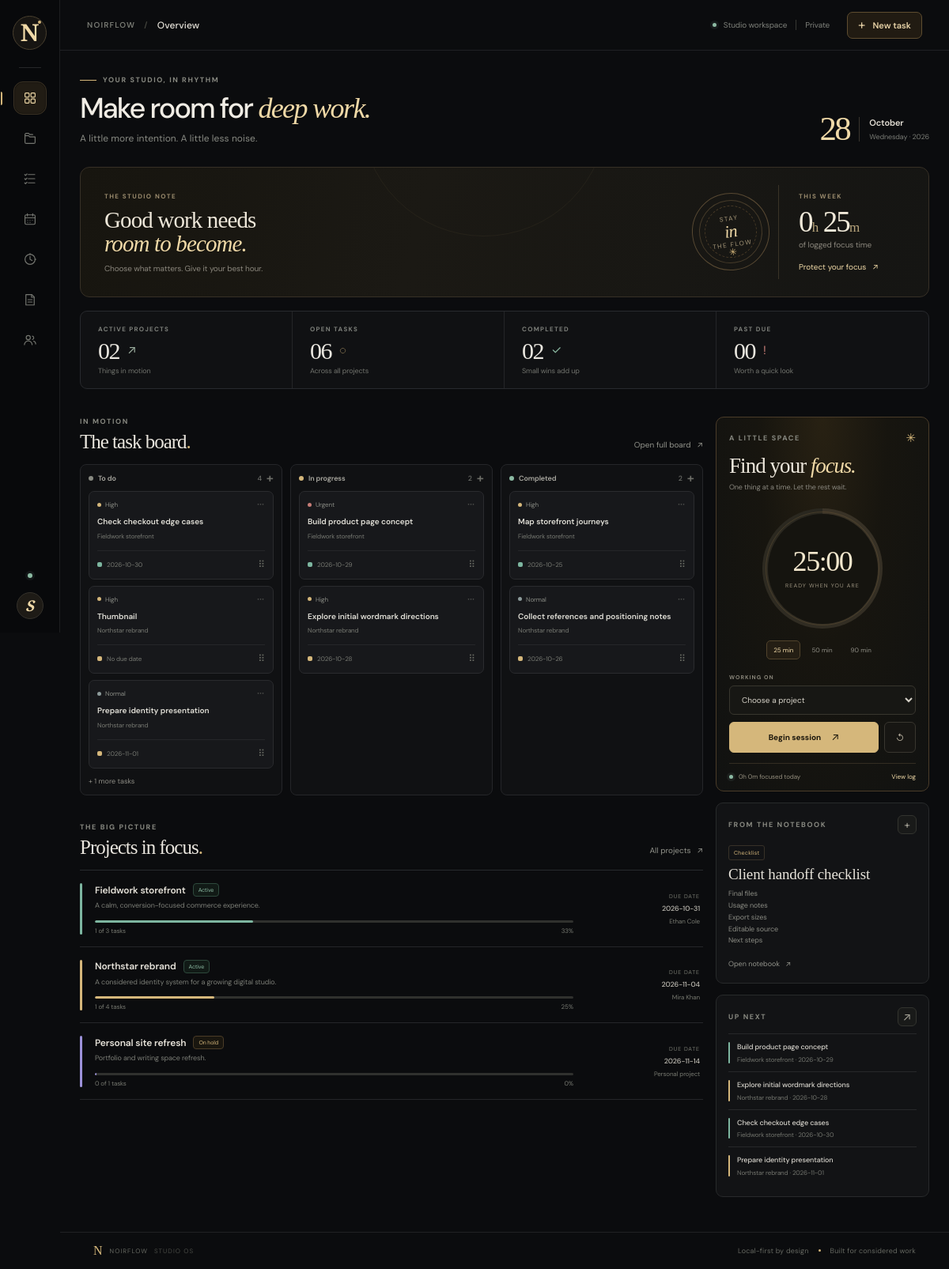
The page / on the database its author committed.
### tables this page shows
CREATE TABLE tasks (
                id INTEGER PRIMARY KEY AUTOINCREMENT,
                project_id INTEGER,
                title TEXT NOT NULL,
                description TEXT NOT NULL DEFAULT '',
                status TEXT NOT NULL DEFAULT 'todo' CHECK(status IN ('todo','in_progress','done')),
                priority TEXT NOT NULL DEFAULT 'Normal' CHECK(priority IN ('Low','Normal','High','Urgent')),
                due_date TEXT,
                created_at TEXT NOT NULL DEFAULT CURRENT_TIMESTAMP,
                FOREIGN KEY(project_id) REFERENCES projects(id) ON DELETE SET NULL
            );

CREATE TABLE projects (
                id INTEGER PRIMARY KEY AUTOINCREMENT,
                name TEXT NOT NULL,
                client_id INTEGER,
                description TEXT NOT NULL DEFAULT '',
                status TEXT NOT NULL DEFAULT 'Active' CHECK(status IN ('Active','On hold','Completed')),
                priority TEXT NOT NULL DEFAULT 'Normal' CHECK(priority IN ('Low','Normal','High','Urgent')),
                due_date TEXT,
                budget REAL NOT NULL DEFAULT 0,
                color TEXT NOT NULL DEFAULT '#c9a873',
                created_at TEXT NOT NULL DEFAULT CURRENT_TIMESTAMP,
                FOREIGN KEY(client_id) REFERENCES clients(id) ON DELETE SET NULL
            );

CREATE TABLE clients (
                id INTEGER PRIMARY KEY AUTOINCREMENT,
                name TEXT NOT NULL,
                company TEXT NOT NULL DEFAULT '',
                email TEXT NOT NULL DEFAULT '',
                created_at TEXT NOT NULL DEFAULT CURRENT_TIMESTAMP
            );

CREATE TABLE notes (
                id INTEGER PRIMARY KEY AUTOINCREMENT,
                title TEXT NOT NULL,
                body TEXT NOT NULL DEFAULT '',
                tag TEXT NOT NULL DEFAULT 'Personal',
                created_at TEXT NOT NULL DEFAULT CURRENT_TIMESTAMP
            );

### app.py (the view)
@app.route("/")
def index():
    view = request.args.get("view", "overview")
    if view not in ALLOWED_VIEWS:
        view = "overview"
    data = page_data()
    return render_template("index.html", current_view=view, today=date.today(), **data)

### app.py (called while the page is built)
def rows_as_dicts(rows):
    return [dict(row) for row in rows]

### database.py (called while the page is built)
@contextmanager
def get_db():
    connection = sqlite3.connect(DATABASE_PATH)
    connection.row_factory = sqlite3.Row
    connection.execute("PRAGMA foreign_keys = ON")
    try:
        yield connection
        connection.commit()
    except Exception:
        connection.rollback()
        raise
    finally:
        connection.close()

### templates/index.html (shortened to what this page needs)
<!doctype html>
<html lang="en">
<head>
  <link rel="stylesheet" href="{{ url_for('static', filename='css/style.css') }}">
</head>
<body data-initial-view="{{ current_view }}">
<div class="app-shell">
  <aside class="rail" aria-label="Main navigation">
    <button class="brand-mark" data-nav="overview" aria-label="NoirFlow home"><span>N</span><i></i></button>
    <div class="rail-rule"></div>
    <nav class="rail-nav">
      <button class="rail-link {% if current_view == 'overview' %}active{% endif %}" data-nav="overview" title="Overview" aria-label="Overview">
        <svg viewBox="0 0 24 24"><rect x="3.5" y="3.5" width="7" height="7" rx="1.5"/><rect x="13.5" y="3.5" width="7" height="7" rx="1.5"/><rect x="3.5" y="13.5" width="7" height="7" rx="1.5"/><rect x="13.5" y="13.5" width="7" height="7" rx="1.5"/></svg><span class="rail-tooltip">Overview</span>
      </button>
      <button class="rail-link {% if current_view == 'projects' %}active{% endif %}" data-nav="projects" title="Projects" aria-label="Projects">
        <svg viewBox="0 0 24 24"><path d="M3.5 7.5h6l2 2h9v9a2 2 0 0 1-2 2h-13a2 2 0 0 1-2-2z"/><path d="M3.5 7.5v-2a2 2 0 0 1 2-2h4l2 2h5"/></svg><span class="rail-tooltip">Projects</span>
      </button>
      <button class="rail-link {% if current_view == 'tasks' %}active{% endif %}" data-nav="tasks" title="Tasks" aria-label="Tasks">
        <svg viewBox="0 0 24 24"><path d="M9 5h11M9 12h11M9 19h11"/><path d="m3 5 1.4 1.4L6.8 4M3 12l1.4 1.4L6.8 11M3 19l1.4 1.4L6.8 18"/></svg><span class="rail-tooltip">Tasks</span>
      </button>
      <button class="rail-link {% if current_view == 'calendar' %}active{% endif %}" data-nav="calendar" title="Calendar" aria-label="Calendar">
        <svg viewBox="0 0 24 24"><rect x="3.5" y="5" width="17" height="16" rx="2"/><path d="M7.5 3v4M16.5 3v4M3.5 10h17M8 14h.01M12 14h.01M16 14h.01M8 17.5h.01M12 17.5h.01"/></svg><span class="rail-tooltip">Calendar</span>
      </button>
      <button class="rail-link {% if current_view == 'focus' %}active{% endif %}" data-nav="focus" title="Focus" aria-label="Focus">
        <svg viewBox="0 0 24 24"><circle cx="12" cy="12" r="8.5"/><path d="M12 7v5l3.5 2M12 2v2M22 12h-2"/></svg><span class="rail-tooltip">Focus</span>
      </button>
      <button class="rail-link {% if current_view == 'notes' %}active{% endif %}" data-nav="notes" title="Notes" aria-label="Notes">
        <svg viewBox="0 0 24 24"><path d="M5 3.5h10l4 4V21H5z"/><path d="M14.5 3.5V8H19M8.5 12h7M8.5 16h7"/></svg><span class="rail-tooltip">Notes</span>
      </button>
      <button class="rail-link {% if current_view == 'clients' %}active{% endif %}" data-nav="clients" title="Clients" aria-label="Clients">
        <svg viewBox="0 0 24 24"><circle cx="9" cy="8" r="3.5"/><path d="M2.5 20a6.5 6.5 0 0 1 13 0M16 5.5a3 3 0 0 1 0 5.8M18 14a5 5 0 0 1 3.5 4.8"/></svg><span class="rail-tooltip">Clients</span>
      </button>
    </nav>
    <div class="rail-bottom">
      <span class="rail-live" title="Local workspace is ready"></span>
      <span class="rail-avatar" title="Studio workspace">S</span>
    </div>
  </aside>
  <div class="main-shell">
    <header class="topbar">
      <div class="crumbs"><span>NOIRFLOW</span><span class="crumb-slash">/</span><strong id="crumbCurrent">Overview</strong></div>
      <div class="topbar-right">
        <div class="local-status"><span class="status-dot"></span><span>Studio workspace</span><span>Private</span></div>
        <button class="topbar-add" data-open-modal="taskModal"><span>+</span> New task</button>
      </div>
    </header>
    <main class="main-content">
      <section class="page-view {% if current_view == 'overview' %}view-active{% endif %}" data-view="overview">
        <div class="welcome-row">
          <div>
            <div class="eyebrow"><span class="eyebrow-line"></span> YOUR STUDIO, IN RHYTHM</div>
            <h1>Make room for <em>deep work.</em></h1>
            <p class="subhead">A little more intention. A little less noise.</p>
          </div>
          <div class="date-ornament"><span class="date-day">{{ today.strftime('%d') }}</span><span class="date-meta"><b>{{ today.strftime('%B') }}</b><small>{{ today.strftime('%A') }} · {{ today.strftime('%Y') }}</small></span></div>
        </div>
        <div class="hero-strip">
          <div class="hero-copy"><span class="hero-overline">THE STUDIO NOTE</span><p>Good work needs<br><i>room to become.</i></p><span class="hero-small">Choose what matters. Give it your best hour.</span></div>
          <div class="hero-seal"><span>STAY</span><b>in</b><span>THE FLOW</span><i>✳</i></div>
          <div class="hero-right"><span class="hero-overline">THIS WEEK</span><strong>{{ (focus_week // 60) }}<small>h</small> {{ (focus_week % 60) }}<small>m</small></strong><span class="hero-small">of logged focus time</span><button class="text-link" data-nav="focus">Protect your focus <span>↗</span></button></div>
        </div>
        <div class="metric-strip">
          <div class="metric"><span class="metric-label">ACTIVE PROJECTS</span><div class="metric-value">{{ '%02d'|format(stats.active_projects) }}<span class="metric-glyph">↗</span></div><span class="metric-foot">Things in motion</span></div>
          <div class="metric"><span class="metric-label">OPEN TASKS</span><div class="metric-value">{{ '%02d'|format(stats.open_tasks) }}<span class="metric-glyph gold">◌</span></div><span class="metric-foot">Across all projects</span></div>
          <div class="metric"><span class="metric-label">COMPLETED</span><div class="metric-value">{{ '%02d'|format(stats.done_tasks) }}<span class="metric-glyph green">✓</span></div><span class="metric-foot">Small wins add up</span></div>
          <div class="metric"><span class="metric-label">PAST DUE</span><div class="metric-value">{{ '%02d'|format(stats.overdue_tasks) }}<span class="metric-glyph red">!</span></div><span class="metric-foot">Worth a quick look</span></div>
        </div>
        <div class="overview-grid">
          <div class="overview-main">
            <div class="section-heading"><div><span class="section-overline">IN MOTION</span><h2>The task board<span class="heading-period">.</span></h2></div><button class="quiet-link" data-nav="tasks">Open full board <span>↗</span></button></div>
            <div class="kanban-board">
              {% set columns = [('todo','To do','tasks-pending'),('in_progress','In progress','tasks-doing'),('done','Completed','tasks-done')] %}
              {% for status, label, column_key in columns %}
                <div class="kanban-column" data-drop-status="{{ status }}">
                  <div class="kanban-head"><span class="column-dot {{ status }}"></span><span>{{ label }}</span><b>{{ tasks|selectattr('status','equalto',status)|list|length }}</b><button class="column-menu" type="button" title="Add task" data-open-modal="taskModal">+</button></div>
                  <div class="task-stack">
                    {% for task in tasks if task.status == status %}
                      {% if loop.index <= 3 %}
                      <article class="task-card" draggable="true" data-task-id="{{ task.id }}">
                        <div class="task-card-top"><span class="priority-mark {{ task.priority|lower }}"></span><span>{{ task.priority }}</span><button class="task-more" type="button" title="Delete task" data-delete-task="{{ task.id }}">···</button></div>
                        <h3>{{ task.title }}</h3>
                        <p>{{ task.project_name or 'Personal workspace' }}</p>
                        <div class="task-card-foot"><span class="project-mini-dot" style="--project-color:{{ task.project_color or '#8b8f9d' }}"></span><time class="due-label ">{{ task.due_date or 'No due date' }}</time><span class="task-grab">⠿</span></div>
                      </article>
                      {% endif %}
                    {% endfor %}
                  </div>
                  {% if tasks|selectattr('status','equalto',status)|list|length > 3 %}<button class="show-more" data-nav="tasks">+ {{ tasks|selectattr('status','equalto',status)|list|length - 3 }} more tasks</button>{% endif %}
                </div>
              {% endfor %}
            </div>
            <div class="section-heading projects-heading"><div><span class="section-overline">THE BIG PICTURE</span><h2>Projects in focus<span class="heading-period">.</span></h2></div><button class="quiet-link" data-nav="projects">All projects <span>↗</span></button></div>
            <div class="project-spotlight-list">
              {% for project in projects if project.status != 'Completed' %}
                <article class="project-spotlight" style="--project-color:{{ project.color }}">
                  <div class="project-spotlight-marker"></div>
                  <div class="project-spotlight-main"><div class="project-spotlight-title"><h3>{{ project.name }}</h3><span class="status-tag {{ project.status|lower|replace(' ','-') }}">{{ project.status }}</span></div><p>{{ project.description or 'No project notes yet.' }}</p><div class="progress-track"><span style="width:{{ project.progress }}%"></span></div><div class="progress-caption"><span>{{ project.completed_count }} of {{ project.task_count }} tasks</span><span>{{ project.progress }}%</span></div></div>
                  <div class="project-spotlight-side"><span class="project-due-kicker">DUE DATE</span><b>{{ project.due_date or 'Not set' }}</b><span class="project-client">{{ project.client_name or 'Personal project' }}</span></div>
                </article>
              {% else %}<div class="empty-inline">No active projects yet. <button class="text-link" data-open-modal="projectModal">Create one ↗</button></div>{% endfor %}
            </div>
          </div>
          <aside class="overview-side">
            <section class="focus-panel">
              <div class="focus-panel-header"><span class="section-overline">A LITTLE SPACE</span><span class="focus-spark">✳</span></div>
              <h2>Find your <em>focus.</em></h2><p>One thing at a time. Let the rest wait.</p>
              <div class="timer-ring" id="timerRing"><div class="timer-inner"><span id="timerDisplay">25:00</span><small id="timerStatus">READY WHEN YOU ARE</small></div></div>
              <div class="timer-presets"><button class="timer-preset active" data-minutes="25">25 min</button><button class="timer-preset" data-minutes="50">50 min</button><button class="timer-preset" data-minutes="90">90 min</button></div>
              <label class="timer-project-label" for="focusProject">WORKING ON</label><select id="focusProject" class="dark-select"><option value="">Choose a project</option></select>
              <div class="timer-buttons"><button id="timerStart" class="gold-button">Begin session <span>↗</span></button><button id="timerReset" class="ghost-button" type="button" aria-label="Reset timer">↺</button></div>
              <div class="timer-foot"><span><span class="status-dot"></span> {{ (focus_today // 60) }}h {{ (focus_today % 60) }}m focused today</span><button class="text-link" data-nav="focus">View log</button></div>
            </section>
            <section class="side-note-panel"><div class="side-note-heading"><span class="section-overline">FROM THE NOTEBOOK</span><button class="tiny-plus" type="button" data-open-modal="noteModal" aria-label="Add note">+</button></div>
              {% if notes %}<span class="note-tag">{{ notes[0].tag }}</span><h3>{{ notes[0].title }}</h3><p>{{ notes[0].body[:150] }}{% if notes[0].body|length > 150 %}…{% endif %}</p><button class="quiet-link" data-nav="notes">Open notebook <span>↗</span></button>{% else %}<p>Your next good idea goes here.</p><button class="quiet-link" data-open-modal="noteModal">Write a note <span>↗</span></button>{% endif %}
            </section>
            <section class="upcoming-panel"><div class="side-note-heading"><span class="section-overline">UP NEXT</span><button class="tiny-plus" type="button" data-nav="calendar">↗</button></div>
              {% for task in due_soon[:4] %}<div class="upcoming-item"><span class="upcoming-line" style="--project-color:{{ task.project_color or '#d5b77b' }}"></span><div><b>{{ task.title }}</b><small>{{ task.project_name or 'Personal' }} · {{ task.due_date }}</small></div></div>{% else %}<p class="muted-small">No deadlines in the next seven days. Keep that breathing room.</p>{% endfor %}
            </section>
          </aside>
        </div>
      </section>
    </main>
    <footer class="app-footer"><span><span class="footer-mark">N</span> NOIRFLOW <span class="footer-muted">STUDIO OS</span></span><span>Local-first by design <i></i> Built for considered work</span></footer>
  </div>
</div>
</body>
</html>

### rows shown on the page
tasks: priority "High", title "Check checkout edge cases", name "Fieldwork storefront", due_date "2026-10-30"
tasks: priority "High", title "Thumbnail", name "Northstar rebrand", due_date "No due date"
tasks: priority "Normal", title "Prepare identity presentation", name "Northstar rebrand", due_date "2026-11-01"
tasks: priority "Urgent", title "Build product page concept", name "Fieldwork storefront", due_date "2026-10-29"
tasks: priority "High", title "Explore initial wordmark directions", name "Northstar rebrand", due_date "2026-10-28"
tasks: priority "High", title "Map storefront journeys", name "Fieldwork storefront", due_date "2026-10-25"
tasks: priority "Normal", title "Collect references and positioning notes", name "Northstar rebrand", due_date "2026-10-26"
projects: name "Fieldwork storefront", status "Active", description "A calm, conversion-focused commerce experience.", completed_count "1", task_count "3", progress "33", due_date "2026-10-31", name "Ethan Cole"
projects: name "Northstar rebrand", status "Active", description "A considered identity system for a growing digital studio.", completed_count "1", task_count "4", progress "25", due_date "2026-11-04", name "Mira Khan"
projects: name "Personal site refresh", status "On hold", description "Portfolio and writing space refresh.", completed_count "0", task_count "1", progress "0", due_date "2026-11-14", client_name "Personal project"
notes: tag "Checklist", title "Client handoff checklist", body "Final files Usage notes Export sizes Editable source Next steps"

### other values the page prints
{{ (focus_week // 60) }} "0"
{{ (focus_week % 60) }} "25"
{{ '%02d'|format(stats.active_projects) }} "02"
{{ '%02d'|format(stats.open_tasks) }} "06"
{{ '%02d'|format(stats.done_tasks) }} "02"
{{ '%02d'|format(stats.overdue_tasks) }} "00"
{{ label }} "To do" "In progress" "Completed"
{{ tasks|selectattr('status','equalto',status)|list|length }} "4" "2" "2"
{{ tasks|selectattr('status','equalto',status)|list|length - 3 }} "1"
{{ (focus_today // 60) }} "0"
{{ (focus_today % 60) }} "0"
